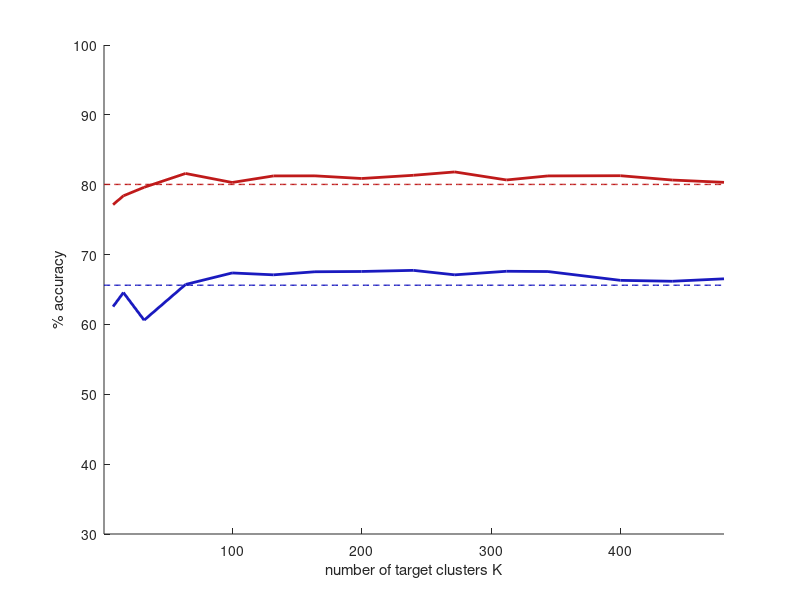

Reproduce this figure in MATLAB.
function graph_temp()

    figure;
    hold on;
%     xlabel('number of target samples N_i');
    xlabel('number of target clusters K');
    ylabel('% accuracy');
    
%     x_samples_OBJ = [1, 2, 5, 10, 15, 20, 25, 35, 50];
    % OBJCAT 8 %
    % y8 = [61.67, 59.58, 94.58, 96.67, 99.17, 100, 100];
% 	
%     y8_OBJ = [66.33 59.58 92.92 96.25 99.58 100.0 100.0 100.0 100.0];
%     LSVM8_OBJ = 100.0;
%     TARGET8_OBJ = 100.0;
    
    x_cluster_EPFL = [8, 16, 32, 64, 100, 132, 164, 200, 240, 272, 312, 344, 400, 440, 480];
    x_samples_EPFL = [1, 2, 5, 10, 15, 20, 25, 35, 50, 75, 100, 125, 150, 175, 200, 225, 250];
    % EPFL 8 %
    y8_cluster_EPFL = [90.41 89.71 91.23 91.46 91.57 91.62 91.79 91.11 91.11 90.83 90.82 91.26 91.09 91.12 90.93];
    y8_samples_EPFL = [64.24 67.02 81.29 80.72 77.20 84.83 84.25 87.33 88.8 91.08 90.30 90.48 91.16 91.59 91.23 92.13 91.95];
    LSVM8_EPFL = 88.65;
%     TARGET8_EPFL = 93.59;
    % EPFL 16
    y16_cluster_EPFL = [77.04 77.32 75.07 78.17 79.62 79.71 80.96 80.43 80.53 81.05 80.72 80.62 81.46 82.10 81.72];
    y16_samples_EPFL = [58.14 58.54 67.43 66.92 62.29 65.06 70.62 75.18 76.75 78.24 78.25 79.24 80.77, 81.73 81.84 82.04 82.61];
    LSVM16_EPFL = 76.63;
%     TARGET16_EPFL = 84.92;
    % EPFL 32
    y32_cluster_EPFL = [63.49 61.80 64.19 65.31 67.40 67.79 68.02 69.04 69.41 69.61 69.90 69.55 69.10 69.33 69.00];
    y32_samples_EPFL = [55.83 55.2 53.11 54.78 58.69 62.69 66.84 67.26 67.74 69.74 69.71 68.91 69.22 69.52 69.85 71.08 70.72];
    LSVM32_EPFL = 65.14;
%     TARGET32_EPFL = 67.94;

    x_cluster_KITTI = [8, 16, 32, 64, 100, 132, 164, 200, 240, 272, 312, 344, 400, 440, 480];
    x_samples_KITTI = [1, 2, 5, 10, 15, 20, 25, 35, 50, 75, 100, 125, 150, 175, 200, 225, 250];
    % KITTI 8 %
    y8_cluster_KITTI = [77.15 78.41 79.63 81.61 80.32 81.26 81.27 80.89 81.35 81.83 80.68 81.26 81.29 80.67 80.34];
    y8_samples_KITTI_1 = [59.54 61.14 77.06 77.03 79.46 80.66 81.49 79.61 80.92 81.31 79.59 80.02 80.22 79.94 79.43 78.91 79.68];
    y8_samples_KITTI_2 = [58.68 63.95 77.43 79.51 77.77 80.07 77.28 77.14 79.58 80.02 80.16 80.90 80.29 80.16 81.63 81.29 80.74];
    y8_samples_KITTI = [59.11 62.54 77.24 78.27 78.61 80.36 79.38 78.37 80.25 80.66 79.87 80.46 80.25 80.05 80.53 80.10 80.21];
    LSVM8_KITTI = 80.04;
%     TARGET8_KITTI = 87.28;
    % KITTI 16
    y16_cluster_KITTI = [62.55 64.56 60.61 65.72 67.37 67.10 67.54 67.58 67.74 67.1 67.61 67.57 66.31 66.18 66.53];
    y16_samples_KITTI_1 = [43.33 51.24 57.62 57.91 60.08 62.88 63.61 62.72 62.75 63.14 63.26 63.85 66.64 66.61 66.89 66.9 66.49];
    y16_samples_KITTI_2 = [46.82 45.42 56.39 61.48 60.50 66.37 66.13 65.61 65.45 64.16 63.93 64.50 67.82 68.26 67.88 67.86 67.75];
    y16_samples_KITTI = [45.07 48.33 53.00 62.69 64.29 64.62 64.87 65.16 65.10 65.65 66.59 66.17 67.23 67.43 67.38 67.38 67.12];
    LSVM16_KITTI = 65.61;
%     TARGET16_KITTI = 82.58;
    
    x_cluster_PASCAL = [8, 16, 32, 64, 100, 132, 164, 200, 240, 272, 312, 344, 364];
    x_samples_PASCAL = [1, 2, 5, 10, 15, 20, 25, 35, 50, 75, 100, 125, 150, 175];
    % PASCAL 8 %
    y8_cluster_PASCAL = [84.55 81.91 85.44 85.65 86.43 87.42 87.31 86.99 87.80 87.76 88.72 88.87 88.79];
    y8_samples_PASCAL = [60.00 62.55 77.22 85.18 83.76 83.70 85.54 87.97 86.91 87.18 88.79 88.79 88.79 88.79];
    LSVM8_PASCAL = 83.09;
%     TARGET8_PASCAL = 79.09;
    % PASCAL 16
    y16_cluster_PASCAL = [59.76 58.89 58.41 62.39 62.67 64.43 65.56 64.63 66.08 64.07 64.34 63.91 64.38];
    y16_samples_PASCAL = [32.94 39.21 55.09 57.21 64.09 65.85 63.88 64.49 66.26 64.56 64.16 62.94 63.33 63.33];
    LSVM16_PASCAL = 61.36;
%     TARGET16_PASCAL = 54.77;
    
    x_cluster = x_cluster_KITTI;
    x_samples = x_samples_KITTI;
    maxX = max(x_cluster);
    y8 = y8_cluster_KITTI;
    LSVM8 = LSVM8_KITTI;
    y16 = y16_cluster_KITTI;
    LSVM16 = LSVM16_KITTI;

    axis([1 maxX 30 100])
    plot(1:maxX, LSVM8*ones(maxX,1),'--','Color',[0.75 0.1, 0.1], 'LineWidth',1);
    plot(x_cluster,y8,'Color',[0.75 0.1, 0.1], 'LineWidth',2);
    plot(1:maxX, LSVM16*ones(maxX,1),'--','Color',[0.1 0.1, 0.75], 'LineWidth',1);
    plot(x_cluster,y16,'Color',[0.1 0.1, 0.75], 'LineWidth',2);
%     plot(1:maxX, LSVM32_EPFL*ones(maxX,1),'--','Color',[0.1 0.75, 0.1], 'LineWidth',1);
%     plot(x_samples,y32_samples_EPFL,'Color',[0.1 0.75, 0.1], 'LineWidth',2);
    
    hold off;

end

